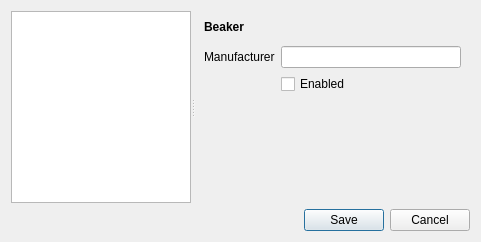
          <widget class="QWidget" name="tabAdminBeakers">
           <attribute name="title">
            <string>Beakers</string>
           </attribute>
           <layout class="QVBoxLayout" name="verticalLayout_2">
            <item>
             <widget class="QSplitter" name="splitter">
              <property name="orientation">
               <enum>Qt::Horizontal</enum>
              </property>
              <widget class="QListWidget" name="lvAdminBeakers">
               <property name="maximumSize">
                <size>
                 <width>180</width>
                 <height>16777215</height>
                </size>
               </property>
              </widget>
              <widget class="QFrame" name="frame">
               <property name="frameShape">
                <enum>QFrame::NoFrame</enum>
               </property>
               <property name="frameShadow">
                <enum>QFrame::Raised</enum>
               </property>
               <layout class="QGridLayout" name="gridLayout_3">
                <item row="3" column="1">
                 <widget class="QCheckBox" name="cbAdminBeakerEnabled">
                  <property name="text">
                   <string>Enabled</string>
                  </property>
                 </widget>
                </item>
                <item row="2" column="0">
                 <widget class="QLabel" name="lblAdminBeakerManufacturer">
                  <property name="text">
                   <string>Manufacturer</string>
                  </property>
                 </widget>
                </item>
                <item row="2" column="1">
                 <widget class="QLineEdit" name="tbAdminBeakerManufacturer"/>
                </item>
                <item row="4" column="1">
                 <spacer name="verticalSpacer_3">
                  <property name="orientation">
                   <enum>Qt::Vertical</enum>
                  </property>
                  <property name="sizeHint" stdset="0">
                   <size>
                    <width>20</width>
                    <height>40</height>
                   </size>
                  </property>
                 </spacer>
                </item>
                <item row="0" column="1">
                 <widget class="QLabel" name="lblAdminBeakerBeaker">
                  <property name="text">
                   <string/>
                  </property>
                 </widget>
                </item>
                <item row="0" column="0">
                 <widget class="QLabel" name="label_29">
                  <property name="font">
                   <font>
                    <weight>75</weight>
                    <bold>true</bold>
                   </font>
                  </property>
                  <property name="text">
                   <string>Beaker</string>
                  </property>
                 </widget>
                </item>
                <item row="1" column="0">
                 <widget class="QWidget" name="widget_5" native="true"/>
                </item>
               </layout>
              </widget>
             </widget>
            </item>
            <item>
             <widget class="QDialogButtonBox" name="bbAdminBeakers">
              <property name="maximumSize">
               <size>
                <width>16777215</width>
                <height>23</height>
               </size>
              </property>
              <property name="standardButtons">
               <set>QDialogButtonBox::Cancel|QDialogButtonBox::Save</set>
              </property>
             </widget>
            </item>
           </layout>
          </widget>
